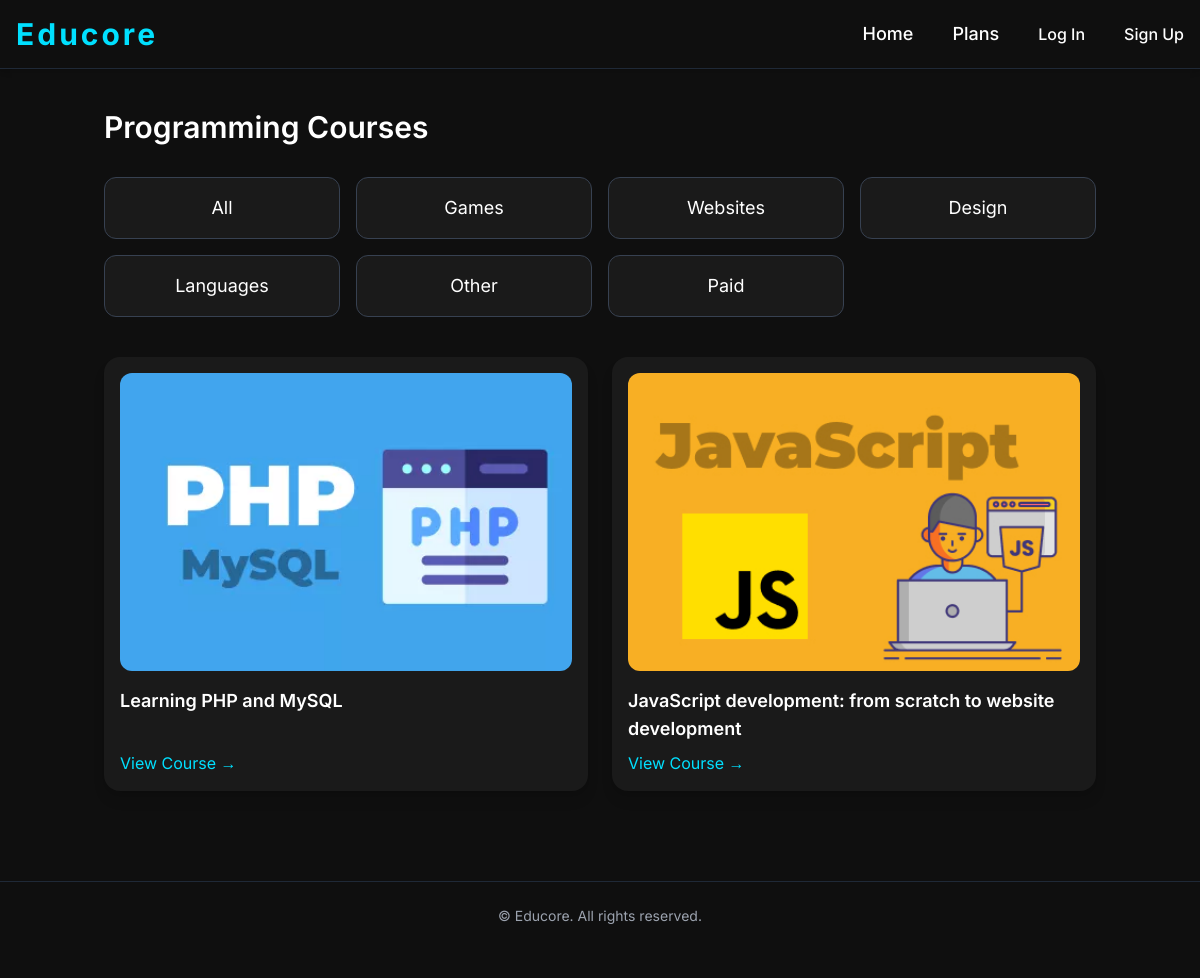
The app's page /category/web/ with its own data.
### courses/models.py (models this page shows, shortened)
class Course(models.Model):
    slug = models.SlugField('Unique course slug', unique=True)
    title = models.CharField('Course title', max_length=120)
    desc = models.TextField('Course description')
    image = models.ImageField('Image', default='default.jpg', upload_to='course_images')
    is_free = models.BooleanField('Free?', default=True)
    category = models.CharField('Category', max_length=50, choices=COURSE_CATEGORIES, default='all')
    def get_absolute_url(self):
        return reverse('course-detail', kwargs={'slug': self.slug})

### courses/views.py (the view)
# urls.py: path('category/<str:category>/', views.CourseByCategory.as_view(), name='courses-by-category'),
class CourseByCategory(ListView):
    model = Course
    template_name = 'courses/home.html'
    context_object_name = 'courses'
    ordering = ['-id']
    paginate_by = 6
    def get_queryset(self):
        category = self.kwargs['category']
        if category == 'all':
            return Course.objects.all().order_by('-id')
        return Course.objects.filter(category=category).order_by('-id')
    def get_context_data(self, **kwargs):
        ctx = super().get_context_data(**kwargs)
        ctx['title'] = f"Courses in {self.kwargs['category'].title()}"
        return ctx

### templates/courses/home.html (shortened to what this page needs)
{% extends 'layout.html' %}
{% block main %}
    <div class="container mx-auto px-4 py-10">
      <h1 class="text-3xl text-white font-semibold mb-8">Programming Courses</h1>
      <div class="grid grid-cols-2 sm:grid-cols-4 gap-4 mb-10 text-center">
        <a href="{% url 'courses-by-category' 'all' %}" class="text-lg bg-card p-4 rounded-xl border border-gray-700 hover:border-neon transition block">All</a>
        <a href="{% url 'courses-by-category' 'games' %}" class="text-lg bg-card p-4 rounded-xl border border-gray-700 hover:border-neon transition block">Games</a>
        <a href="{% url 'courses-by-category' 'web' %}" class="text-lg bg-card p-4 rounded-xl border border-gray-700 hover:border-neon transition block">Websites</a>
        <a href="{% url 'courses-by-category' 'design' %}" class="text-lg bg-card p-4 rounded-xl border border-gray-700 hover:border-neon transition block">Design</a>
        <a href="{% url 'courses-by-category' 'languages' %}" class="text-lg bg-card p-4 rounded-xl border border-gray-700 hover:border-neon transition block">Languages</a>
        <a href="{% url 'courses-by-category' 'other' %}" class="text-lg bg-card p-4 rounded-xl border border-gray-700 hover:border-neon transition block">Other</a>
        <a href="{% url 'courses-by-category' 'paid' %}" class="text-lg bg-card p-4 rounded-xl border border-gray-700 hover:border-neon transition block">Paid</a>
      </div>
      <div class="grid grid-cols-1 sm:grid-cols-1 md:grid-cols-2 lg:grid-cols-2 xl:grid-cols-3 gap-6">
          {% for el in courses %}
              <div class="bg-card rounded-2xl p-4 shadow-lg hover:shadow-xl transition duration-300 flex flex-col">
                  <div class="aspect-w-16 aspect-h-9 rounded-xl overflow-hidden mb-4">
                      <img src="{{ el.image.url }}" alt="{{ el.title }}" class="w-full h-full object-cover hover:scale-105 transition duration-500 ease-in-out">
                  </div>
                  <h3 class="text-white text-lg font-semibold mb-2 line-clamp-2">{{ el.title }}</h3>
                  <a href="{{ el.get_absolute_url }}" class="text-md text-neon hover:text-accent transition duration-300 mt-auto">View Course →</a>
              </div>
          {% endfor %}
      </div>
    </div>
{% endblock %}

### static/css/main.css (style rules this page uses)
* { margin: 0; padding: 0; }
body { font-size: 16px; line-height: 1.6; font-family: 'Inter', sans-serif; color: white; background-color: #0f0f0f; }
h1 { font-size: 2rem; font-weight: 700; margin-bottom: 1rem; }
a { color: #6f6f6f; text-decoration: none; transition: color 500ms ease; }
.container { max-width: 1258px; width: 100%; margin: 0 auto; padding: 0 16px; }

### records on screen
Course: image (picture), title "Learning PHP and MySQL"
Course: image (picture), title "JavaScript development: from scratch to website development"
